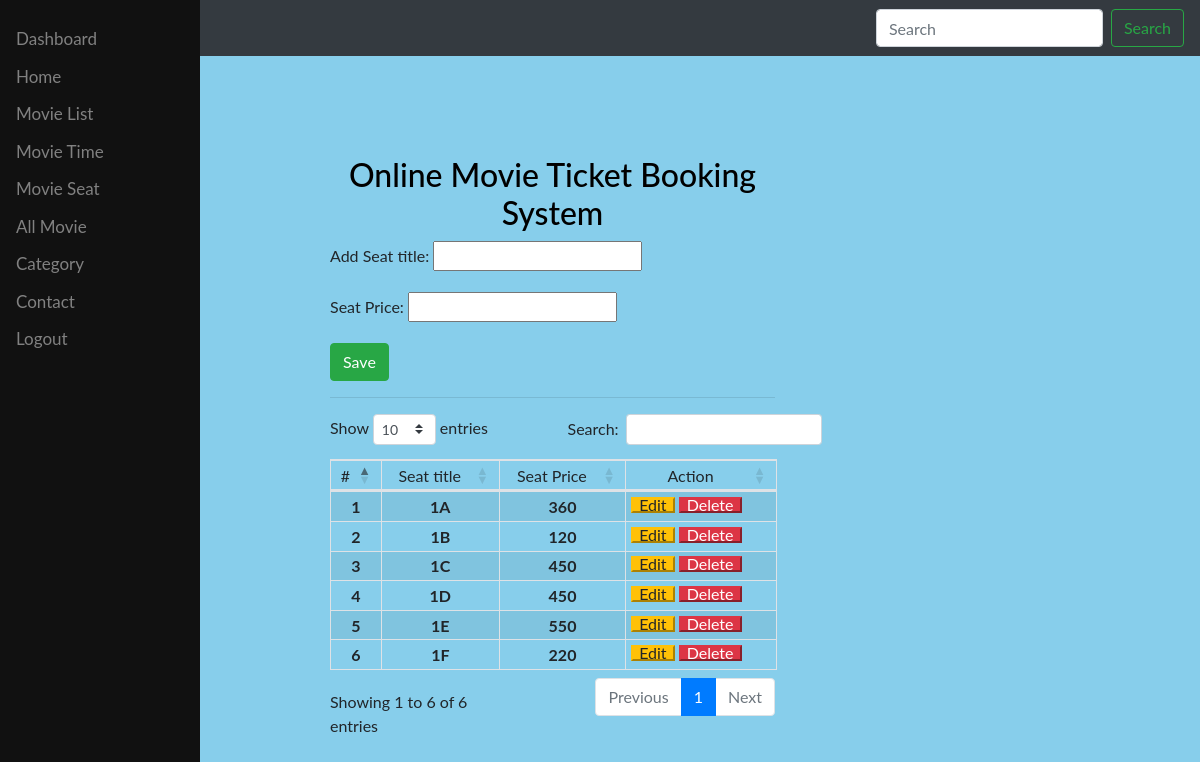
The app's page /addseat.php with its own data.
### tables this page shows
CREATE TABLE `tb_seat` (
  `s_id` int(11) NOT NULL,
  `s_name` varchar(100) NOT NULL,
  `s_price` varchar(100) NOT NULL
);

### addseat.php (the view, shortened to what this page needs)
<?php include('connection.php'); ?>
    <html lang="en">
    <head>
    <link rel="stylesheet" href="https://stackpath.bootstrapcdn.com/bootstrap/4.4.1/css/bootstrap.min.css" />
    <link rel="stylesheet" href="https://cdnjs.cloudflare.com/ajax/libs/twitter-bootstrap/4.1.3/css/bootstrap.css" />
    <link rel="stylesheet" href="https://cdn.datatables.net/1.10.20/css/dataTables.bootstrap4.min.css" />
    <link rel="stylesheet" href="https://stackpath.bootstrapcdn.com/bootstrap/4.4.1/css/bootstrap.min.css">
  </head>
  <body>
    <div class="sidenav">
      <a href="admin/dashboard.php"button class="dropdown-btn">Dashboard
        <a href="home.php">Home</a>
        <a href="movie.php">Movie List</a>
        <a href="movietime.php">Movie Time</a>
        <a href="addseat.php">Movie Seat</a>
        <a href="allmovie.php">All Movie</a>
        <a href="category.php">Category</a>
        <a href="contactadd.php">Contact</a>
        <a href="Logout.php">Logout</a>
      </div>
      <nav class="navbar navbar-expand-lg navbar-dark bg-dark">
        <div class="collapse navbar-collapse" id="navbarTogglerDemo01">
          <a class="navbar-brand" href="#">Hidden brand</a>
          <ul class="navbar-nav mr-auto mt-2 mt-lg-0">
            <li class="nav-item active">
              <a class="nav-link" href="#"> <span class="sr-only">(current)</span></a>
            </li>
            <li class="nav-item">
              <a class="nav-link" href="#"> </a>
            </li>
          </ul>
          <form class="form-inline my-2 my-lg-0">
            <input class="form-control mr-sm-2" type="search" placeholder="Search" aria-label="Search">
            <button class="btn btn-outline-success my-2 my-sm-0" type="submit">Search</button>
          </form>
        </div>
      </nav>
      <div class="container">
      <div class="row">
          <div class="col-md-3"></div>
          <div class="col-md-5">
            <h2 style="color:black; margin-top: 100px; text-align: center;">Online Movie Ticket Booking System</h2>
            <div class="form-group">
              <form method="POST" action="connection.php">
                <div class="form-group">
                  <label>Add Seat title: </label>
                  <input type="text" name="s_name">
                </div>
                 <div class="form-group">
                  <label>Seat Price: </label>
                  <input type="text" name="s_price">
                </div>
                <div class="form-group">
                  <button type="submit" class="btn btn-success" name="seatsave">Save</button>
                </div>
              </form>
              <hr>
             <table id="users" class="table table-striped table-bordered table-hover table-sm">
              <thead>
                <tr>
                  <td style="text-align: center;"> #</td>
                  <td style="text-align: center;"> Seat title</td>
                  <td style="text-align: center;"> Seat Price</td>
                  <td style="text-align: center;"> Action </td>
                </tr>
              </thead>
              <tbody>
                <?php
                $i =1;
                $result = "SELECT * FROM tb_seat ";
                if ($result=mysqli_query($db,$result))
                {
                while ($row=mysqli_fetch_assoc($result))
                {?>
                <tr>
                  <th style="text-align: center;"><?php echo $i++; ?></th>
                  <th style="text-align: center;"><?php echo $row['s_name'];?> </th>
                  <th style="text-align: center;"><?php echo $row['s_price'];?> </th>
                  <td style="line-height: 10px;">
                    <button class="btn-warning" data-toggle="modal" data-target="#editmodal_<?php echo $row['s_id'];?>">Edit
                    </button>
                    <button type="button" class="btn-danger"data-toggle="modal" data-target="#deletemodal_<?php echo $row['s_id'];?>">Delete
                    </button>
                  </tr>
                  <div class="modal" tabindex="-1" role="dialog" id="editmodal_<?php echo $row['s_id'];?>">
                    <div class="modal-dialog" role="document">
                      <div class="modal-content">
                  <?php } }?>
                </div>
              </div>
            </div>
          </div>
        </div>
      </div>
                </tbody>
              </div>
  </body>
</html>

### addseat.php (style rules this page uses)
body { background-color: skyblue; font-family: "Lato", sans-serif; }
.sidenav { height: 100%; width: 200px; position: fixed; z-index: 1; top: 0; left: 0; background-color: #111; overflow-x: hidden; padding-top: 20px; }
.sidenav a { padding: 6px 8px 6px 16px; text-decoration: none; font-size: 17px; color: #818181; display: block; }

### records on screen
tb_seat: s_name "1A", s_price "360"
tb_seat: s_name "1B", s_price "120"
tb_seat: s_name "1C", s_price "450"
tb_seat: s_name "1D", s_price "450"
tb_seat: s_name "1E", s_price "550"
tb_seat: s_name "1F", s_price "220"
